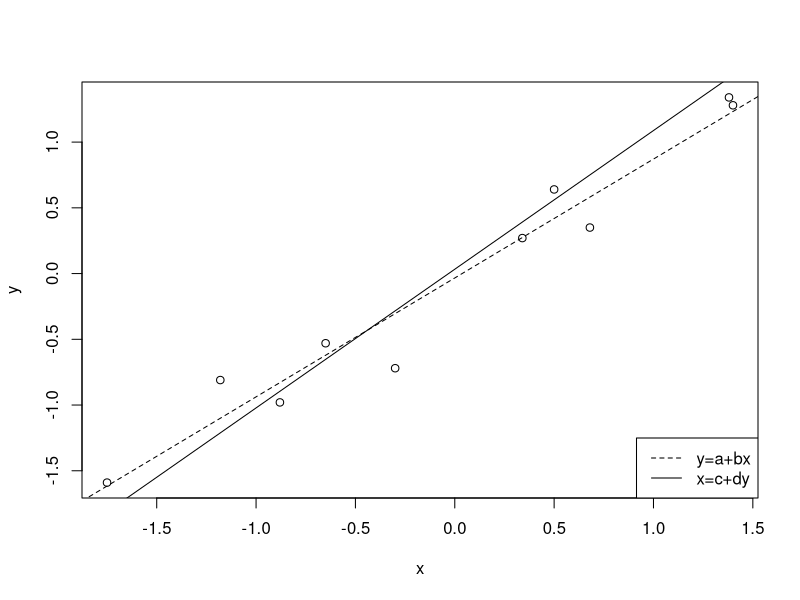

This chart was generated by the following R code:
## ---- chunk 1
knitr::opts_chunk$set(echo = TRUE)
## ---- chunk 2
x <- c(.34,1.38,-.65,.68,1.4,-.88,-.3,-1.18,.5,-1.75)
y <- c(.27,1.34,-.53,.35,1.28,-.98,-.72,-.81,.64,-1.59)
mod1 <- lm(y~x)
mod2 <- lm(x~y)
plot(x,y)
abline(lm(y~x),lty = 2)
abline(lm(x~y))
legend('bottomright', c("y=a+bx", "x=c+dy"),lty = c(2,1))
mod1
mod2
